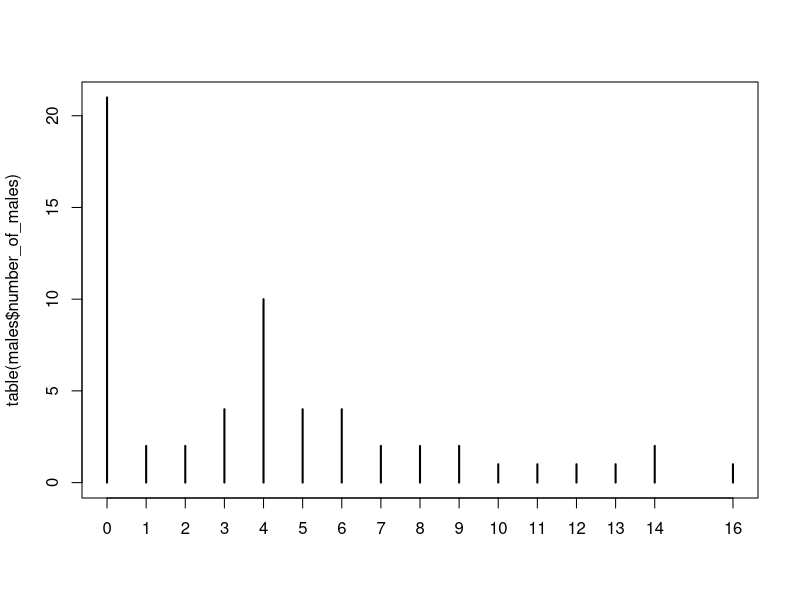
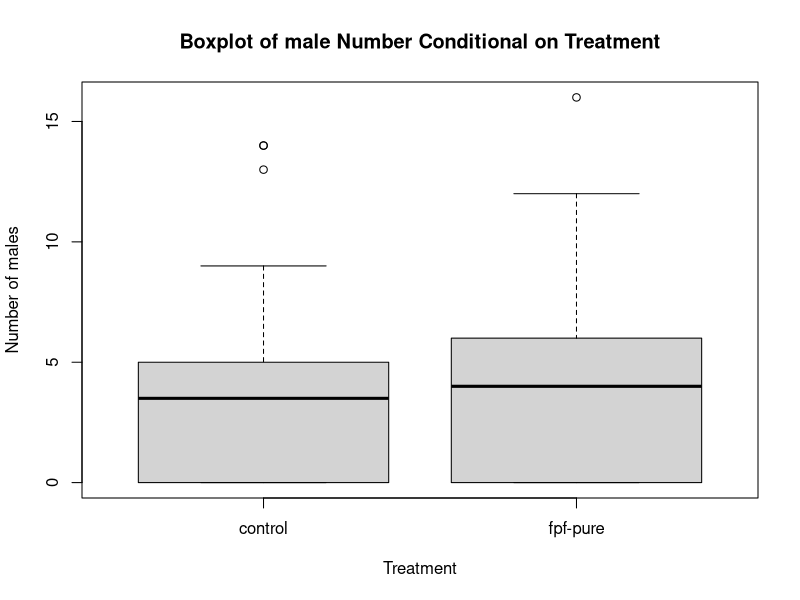
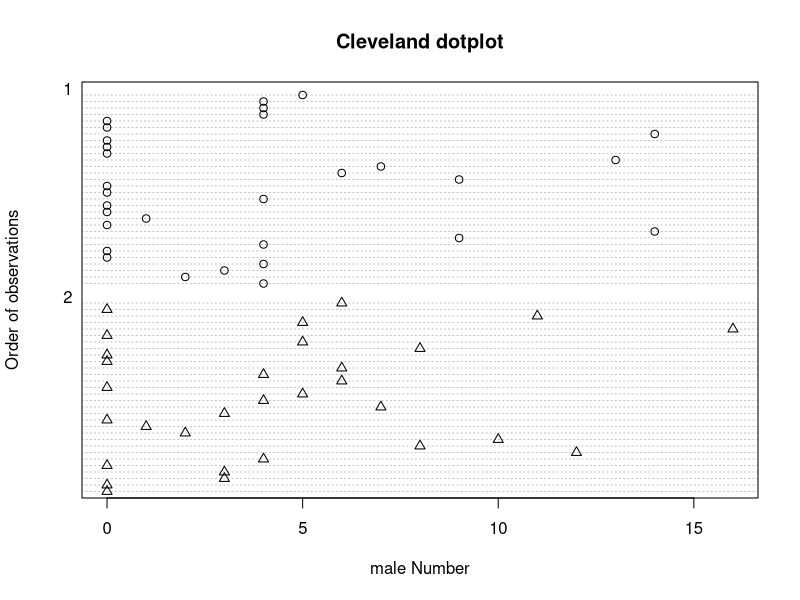
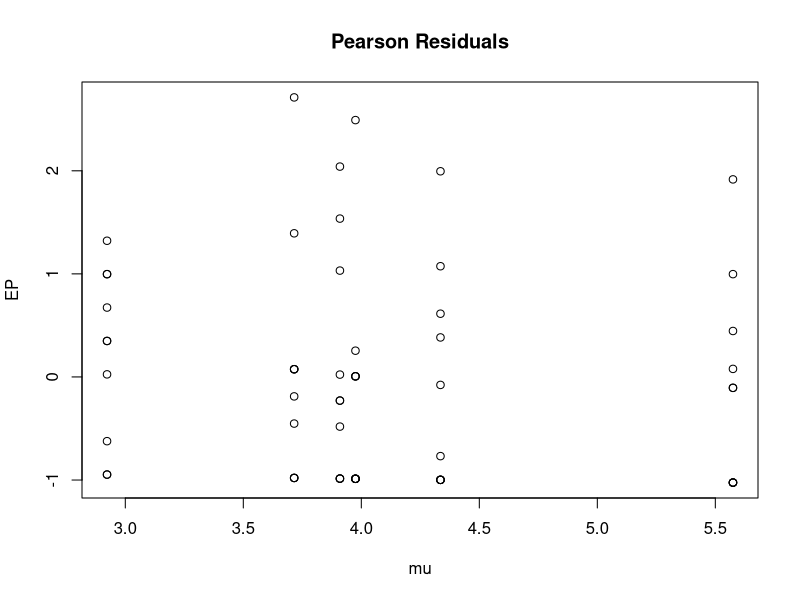
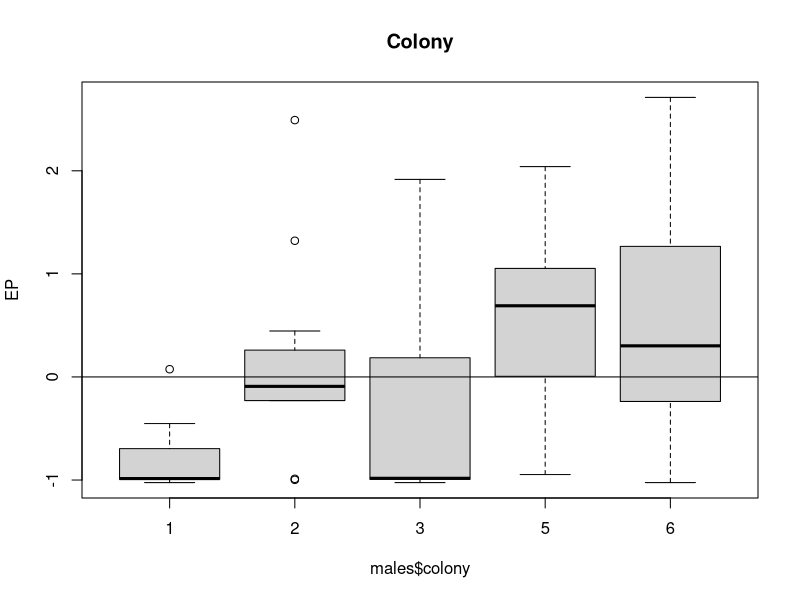
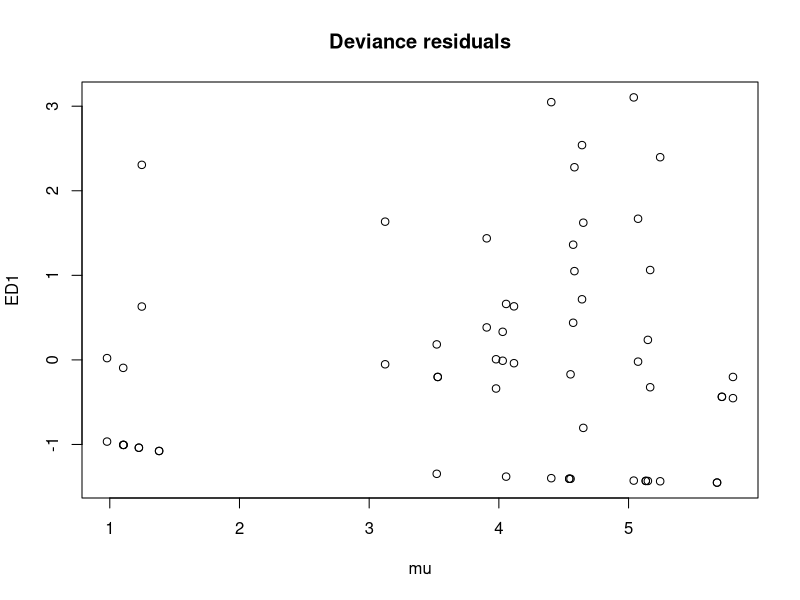
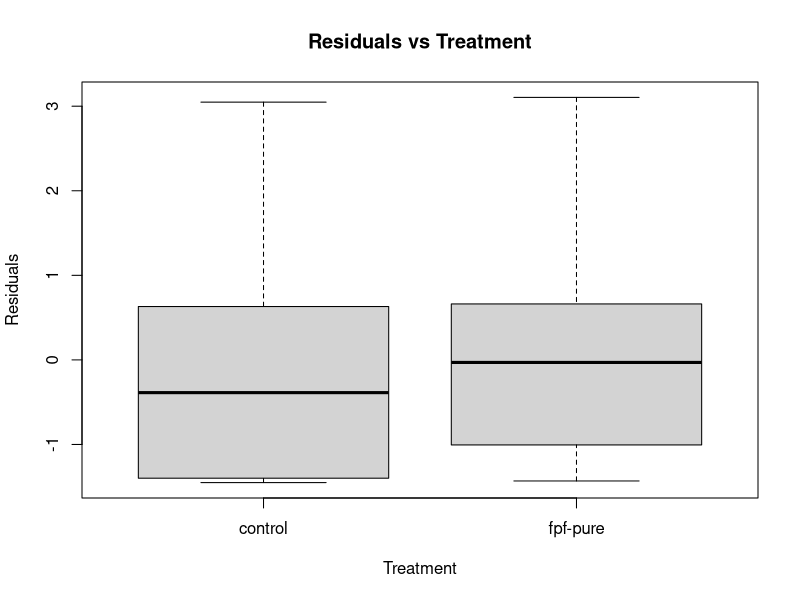
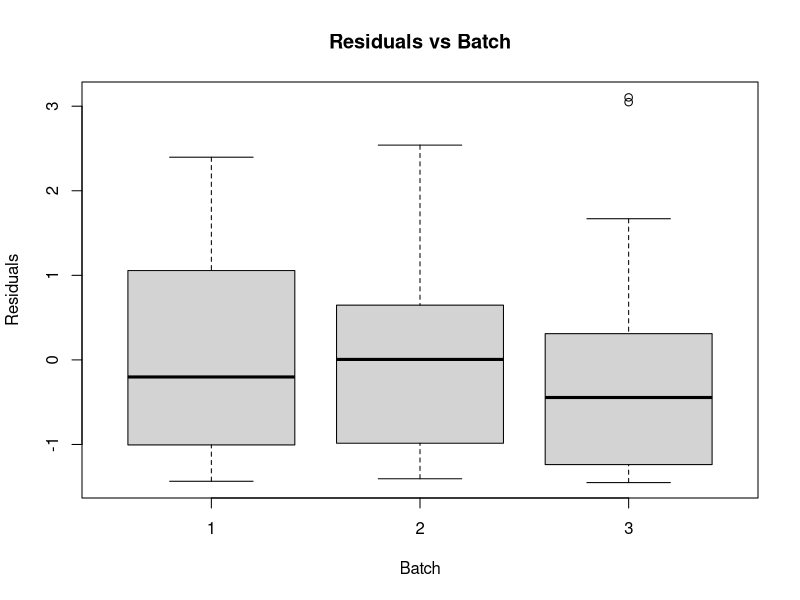

These charts were generated, in order, by the following R code:
## ---- chunk 1
knitr::opts_chunk$set(echo = FALSE, message = FALSE, warning = FALSE)
## ---- chunk 2
males <- read.csv("input/number_of_males.csv")

males$batch <- as.factor(males$batch)
males$colony <- as.factor(males$colony)
males$treatment <- as.factor(males$treatment)

males$number_of_males <- as.numeric(males$number_of_males)
## ---- chunk 3
plot(table(males$number_of_males))
## ---- chunk 4
boxplot(number_of_males ~ treatment,
        varwidth = TRUE, xlab = "Treatment",
        main = "Boxplot of male Number Conditional on Treatment", 
        ylab = "Number of males", data = males)

males$clevelandcode <- factor(
ifelse(males$treatment == "control",
1,
2))

males$clevelandcode <- as.numeric(males$clevelandcode)


dotchart(males$number_of_males,
         groups = factor(males$clevelandcode),
         ylab = "Order of observations",
         xlab = "male Number", main = "Cleveland dotplot", pch = males$clevelandcode)
## ---- chunk 5
library(glmmTMB)

M1 <- glmmTMB(number_of_males ~ treatment * batch,
              data = males,
              ziformula=~1,
              family = poisson)

M2 <- glmmTMB(number_of_males ~ treatment * batch,
              data = males,
              ziformula=~1,
              family = "nbinom2",)

anova(M1,M2)
## ---- chunk 6
library(glmmTMB)

M_TMB_nbinom2 <- glmmTMB(number_of_males ~ treatment * batch,
              data = males,
              family = "nbinom2")


M_TMB_nbinom1 <- update(M_TMB_nbinom2,family=nbinom1)
M_TMB_poisson <- update(M_TMB_nbinom2,family=poisson)

dispfun <- function(m) {
    r <- residuals(m,type="pearson")
    n <- df.residual(m)
    dsq <- sum(r^2)
    c(dsq=dsq,n=n,disp=dsq/n)
}
options(digits=2)
sapply(list(pois=M_TMB_poisson,nb2=M_TMB_nbinom2,nb1=M_TMB_nbinom1),dispfun)
## ---- chunk 7
library(pscl)

Zip1 <- zeroinfl(number_of_males ~ treatment * batch | 1, dist = "poisson",
                 link = "logit", data = males)

Zinb1 <- zeroinfl(number_of_males ~ treatment * batch | 1, dist = "negbin",
                 link = "logit", data = males)

library(lmtest)
lrtest(Zip1,Zinb1)

EP <- residuals(Zinb1, type = "pearson")

mu <- predict(Zinb1, type = "response")

plot(x = mu, y = EP, main = "Pearson Residuals")

boxplot(EP ~ males$colony, main = "Colony")
abline(0, 0)
## ---- chunk 8
M3 <- glmmTMB(number_of_males ~ treatment * batch,
              data = males,
              ziformula=~1,
              family = "nbinom2",
              REML = TRUE)


M4 <- glmmTMB(number_of_males ~ treatment * batch + (1 | colony),
              data = males,
              ziformula=~1,
              family = "nbinom2",
              REML = TRUE)

# again I don't understand why lrtest isn't performing boundary correction. Divide by 2
# for random intercept vs no random intercept model. 
lrtest(M3, M4)
anova(M3, M4)
## ---- chunk 9
# with colony
M5 <- glmmTMB(number_of_males ~ treatment * batch + (1 | colony),
              data = males,
              ziformula=~1,
              family = "nbinom2",
              REML = FALSE)

M5a <- glmmTMB(number_of_males ~ treatment + batch + (1 | colony),
              data = males,
              ziformula=~1,
              family = "nbinom2",
              REML = FALSE)

anova(M5, M5a)

# removed interaction. M5a reference.

# remove batch
M5b <- glmmTMB(number_of_males ~ treatment + (1 | colony),
              data = males,
              ziformula=~1,
              family = "nbinom2",
              REML = FALSE)

anova(M5a, M5b)

# remove treatment
M5c <- glmmTMB(number_of_males ~ batch + (1 | colony),
              data = males,
              ziformula=~1,
              family = "nbinom2",
              REML = FALSE)

anova(M5a, M5c)
## ---- chunk 10
M5a <- glmmTMB(number_of_males ~ treatment + batch + (1 | colony),
              data = males,
              ziformula=~1,
              family = "nbinom2",
              REML = TRUE)

summary(M5a)
## ---- chunk 11
ED1 <- resid(M5a, type = "pearson")

mu <- predict(M5a, type = "response")

plot(x = mu, y = ED1, main = "Deviance residuals")

boxplot(ED1 ~ treatment,
        varwidth = TRUE, xlab = "Treatment",
        main = "Residuals vs Treatment", 
        ylab = "Residuals", data = males)

boxplot(ED1 ~ batch,
        varwidth = TRUE, xlab = "Batch",
        main = "Residuals vs Batch", 
        ylab = "Residuals", data = males)
## ---- chunk 12
newdat <- expand.grid(treatment=levels(males$treatment), batch=levels(males$batch), colony="1")

newdat$pred <- unlist(predict(M5a, newdata = newdat, type = "link", re.form = NA, se.fit = TRUE) [1])

newdat$SE <- unlist(predict(M5a, newdata = newdat, type = "link", re.form = NA, se.fit = TRUE) [2])

newdat$pred_resp <- exp(newdat$pred)

newdat$ci_lower <- exp(newdat$pred - (1.96*newdat$SE))

newdat$ci_upper <- exp(newdat$pred + (1.96*newdat$SE))

## ---- chunk 13
library(tidyverse)

batch_one_only <- newdat [newdat$batch == "1", ]

# ggplot
p1 <- ggplot(data = batch_one_only, aes(x = treatment, y = pred_resp, colour = as.factor(treatment))) + 
  
  geom_point(position = position_dodge(width = 0.75), size = 3) +
  
  geom_errorbar(aes(x = treatment,
                    ymin = ci_lower,
                    ymax = ci_upper,
                    colour = as.factor(treatment)),
                position = position_dodge(width = 0.75),
                width = 0.05, 
                size = 0.8) +
  
  geom_point(data = males,
             aes(x = treatment,
                 y = number_of_males,
                 colour = as.factor(treatment)),
             alpha = 0.4,
             position  = position_jitterdodge(),
             show.legend = FALSE) +
  
  theme_bw() +

  labs(y = "Number of Males", colour = "Treatment") +
    
  # theme(axis.text.x = element_text(angle = 90, vjust = 0.5, hjust=1)) +
    
  # ggtitle("Male Number") +
    
  theme(plot.title = element_text(hjust = 0.5), axis.title.x = element_blank()) +
  
  scale_color_manual(values = c("#117733", "#332288")) +
  
  ggtitle("Male Number") +
  
  theme(plot.title = element_text(hjust = 0.5, size = 36, face = "bold"),
        axis.title.x = element_blank(),
        axis.title.y = element_text(size=24, face = "bold"),
        legend.position = "none", 
        axis.text.x = element_text(size=24, color = "black", face = "bold"),
        axis.text.y = element_text(color = "black"),
        panel.grid = element_blank()) +
  
  annotate(geom = "text", x = 2.4, y = 0, label = "bolditalic('p')~bold('= 0.65')", fontface = 2, size = 6, parse = TRUE) +
  
  scale_x_discrete(labels = c("Control", "Flupyradifurone"))

p1
## ---- chunk 14
control_only <- newdat [newdat$treatment == "control", ]

p <- ggplot(data = control_only, aes(x = batch, y = pred_resp, colour = as.factor(batch))) + 
  
  geom_point(position = position_dodge(width = 0.75), size = 3) +
  
  geom_errorbar(aes(x = batch,
                    ymin = ci_lower,
                    ymax = ci_upper,
                    colour = as.factor(batch)),
                position = position_dodge(width = 0.75),
                width = 0.05, 
                size = 0.8) +
  
  geom_point(data = males,
             aes(x = batch,
                 y = number_of_males,
                 colour = as.factor(batch)),
             alpha = 0.4,
             position  = position_jitterdodge(),
             show.legend = FALSE) +
  
  theme_bw() +

  labs(y = "Number of Males", colour = "Batch") +
    
  # theme(axis.text.x = element_text(angle = 90, vjust = 0.5, hjust=1)) +
    
  ggtitle("Male Number") +
    
  theme(plot.title = element_text(hjust = 0.5), axis.title.x = element_blank()) +
  
  scale_color_manual(values = c("#88CCEE", "#CC6677", "#DDCC77")) +

  annotate(geom = "text", x = 3.4, y = 0, label = "bolditalic('p')~bold('= 0.59')", fontface = 2, size = 6, parse = TRUE) +
  
  scale_x_discrete(expand = c(0, 0.7))
  
p
## ---- chunk 15
pdf(file = "./treatment_boxplot.pdf",   # The directory you want to save the file in
  width = 8, # The width of the plot in inches
  height = 6) # The height of the plot in inches

p1

 dev.off()
 
 pdf(file = "./batch_boxplot.pdf",   # The directory you want to save the file in
  width = 8, # The width of the plot in inches
  height = 6) # The height of the plot in inches

p

 dev.off()
